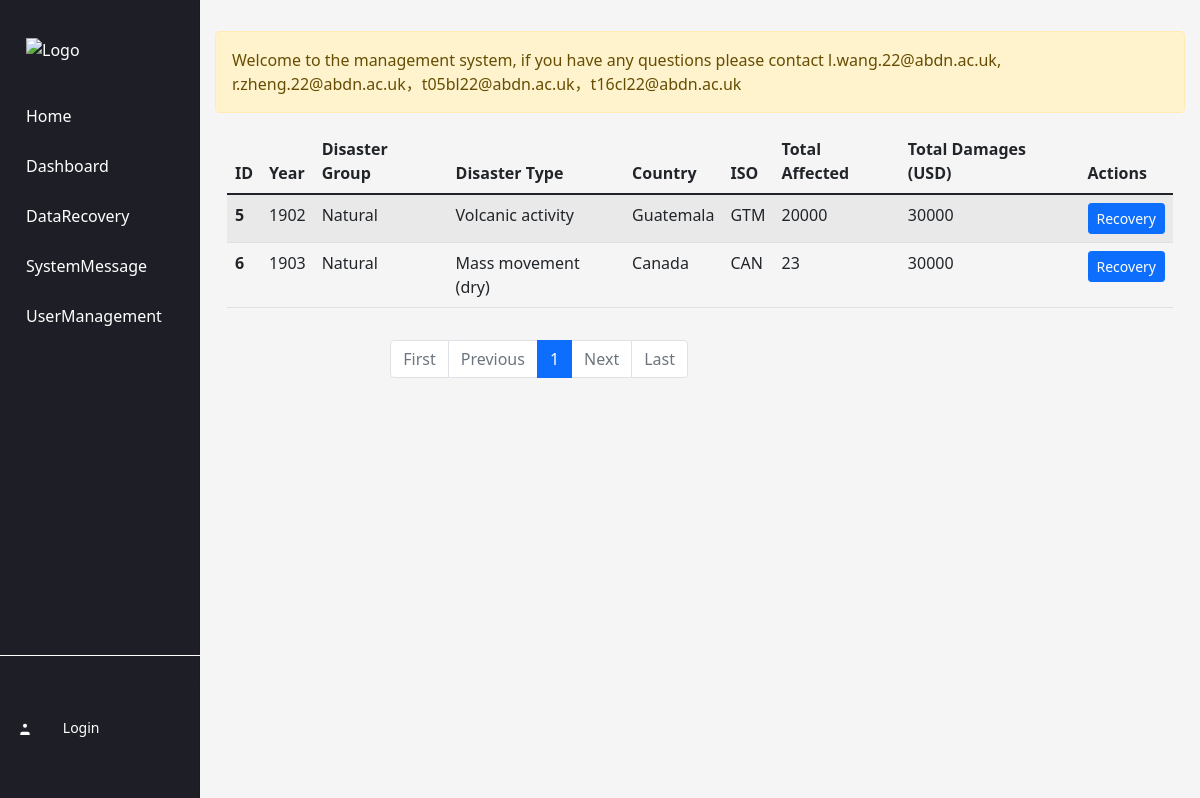
/trash/, run on an earlier commit of the app's database.
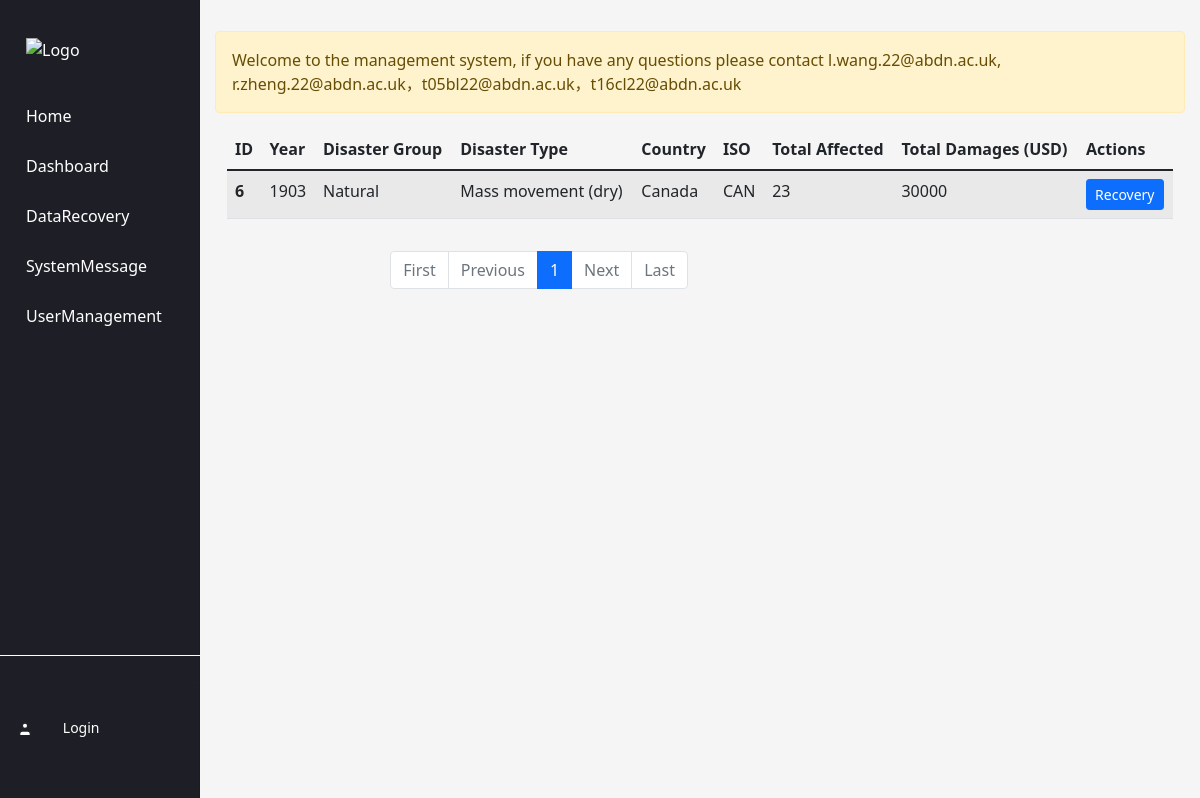
And on a later commit of the database.
### disaster_table/models.py (models this page shows, shortened)
class summary(models.Model):
    Dis_ID = models.IntegerField()
    Year = models.IntegerField()
    Disaster_Group = models.TextField()
    Disaster_Type = models.TextField()
    Country = models.TextField()
    ISO = models.TextField()
    Total_Affected = models.TextField()
    Total_Damages = models.TextField()
    is_delete = models.IntegerField()

### disaster_trash_list/views.py (the view)
# urls.py: path('', views.index, name='index'),
def index(request):
    message_obj = get_message_obj()
    disasters_list = get_delete_disasters()
    paginator = Paginator(disasters_list, 10)  # Show 10 items per page
    page = request.GET.get('page', 1)
    try:
        page = int(page)
        if page <= 0:
            page = 1
        disasters = paginator.page(page)
    except (PageNotAnInteger, EmptyPage):
        disasters = paginator.page(1)
    page_range = paginator.get_elided_page_range(page, on_each_side=0, on_ends=1)
    return render(request, 'disaster_trash_list/index.html', {'disasters': disasters, 'page_range': page_range,'message_obj':message_obj})

### disaster_trash_list/views.py (called while the page is built)
def get_message_obj():
    message_obj = Message.objects.order_by('-id')
    return message_obj

def get_delete_disasters():
    disasters = DisasterList.objects.filter(is_delete=1).order_by('Dis_ID')
    return disasters

### disaster_trash_list/templates/disaster_trash_list/index.html (shortened to what the changed rows need)
{% include 'common/header.html' %} {% include 'common/nav.html' %}
<div class="main-content">
    <div class="container my-3">
        <div class="row">
            <div class="col">
                <table class="table table-striped">
                    <thead>
                        <tr>
                            <th scope="col">ID</th>
                            <th scope="col">Year</th>
                            <th scope="col">Disaster Group</th>
                            <th scope="col">Disaster Type</th>
                            <th scope="col">Country</th>
                            <th scope="col">ISO</th>
                            <th scope="col">Total Affected</th>
                            <th scope="col">Total Damages (USD)</th>
                            <th scope="col">Actions</th>
                        </tr>
                    </thead>
                    <tbody>
                        {% for disaster in disasters %}
                        <tr>
                            <th scope="row">{{ disaster.Dis_ID }}</th>
                            <td>{{ disaster.Year }}</td>
                            <td>{{ disaster.Disaster_Group }}</td>
                            <td>{{ disaster.Disaster_Type }}</td>
                            <td>{{ disaster.Country }}</td>
                            <td>{{ disaster.ISO }}</td>
                            <td>{{ disaster.Total_Affected }}</td>
                            <td>{{ disaster.Total_Damages }}</td>
                            <td>
                                <a href="recovery/{{ disaster.Dis_ID }}" class="btn btn-primary btn-sm">Recovery</a>
                            </td>
                        </tr>
                        {% endfor %}
                    </tbody>
                </table>
            </div>
        </div>
        <div class="row my-3">
            <div class="col-12 col-md-6">
                <nav aria-label="Page navigation example">
                    <ul class="pagination justify-content-end">
                        {% for i in page_range %}
                        {% if disasters.number == i %}
                        <li class="page-item active" aria-current="page">
                            <a class="page-link" href="?{% if search_query and search_field %}search_query={{ search_query }}&search_field={{ search_field }}&{% endif %}page={{ i }}">{{ i }}</a>
                        </li>
                        {% else %}
                        <li class="page-item">
                            <a class="page-link" href="?{% if search_query and search_field %}search_query={{ search_query }}&search_field={{ search_field }}&{% endif %}page={{ i }}">{{ i }}</a>
                        </li>
                        {% endif %}
                        {% endfor %}
                    </ul>
                </nav>
            </div>
        </div>
    </div>
</div>

What changed in the data, as far as the page shows it:
no longer on this page (row edited): summary: Dis_ID "5", Year "1902", Disaster_Group "Natural", Disaster_Type "Volcanic activity", Country "Guatemala", ISO "GTM", Total_Affected "20000", Total_Damages "30000"
